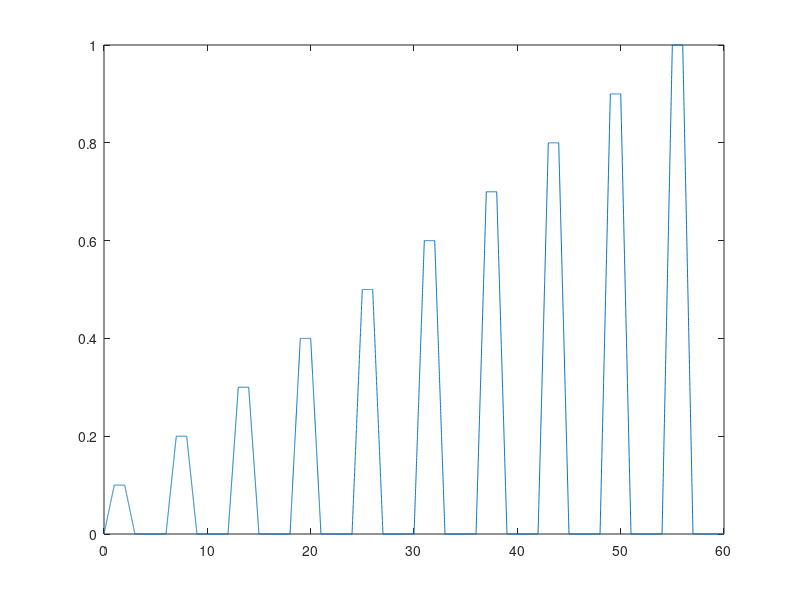

Reproduce this figure in MATLAB.
clear;

%% 0,50,100,150,200,250,300,350,400,450,500

%%
n = 200; t1 = 3; y = 0;
t = linspace(0,t1,n*t1);
ref0 = 0*t;
pw_ref = [];

t2 = 1;

t = linspace(0,t2,n*t2);

for i = 1:10
    x = i*0.1;
    ref_x1 = x*t;
    ref_x2 = x*ones(1,length(t));
    ref_x3 = flip(ref_x1);
    pw_ref = [pw_ref ref_x1 ref_x2 ref_x3 ref0];   
    y = y + 3*t2 + t1;
end
t_total = linspace(0,y,length(pw_ref));
plot(t_total,pw_ref);

save("curve_recruitmentU.mat");